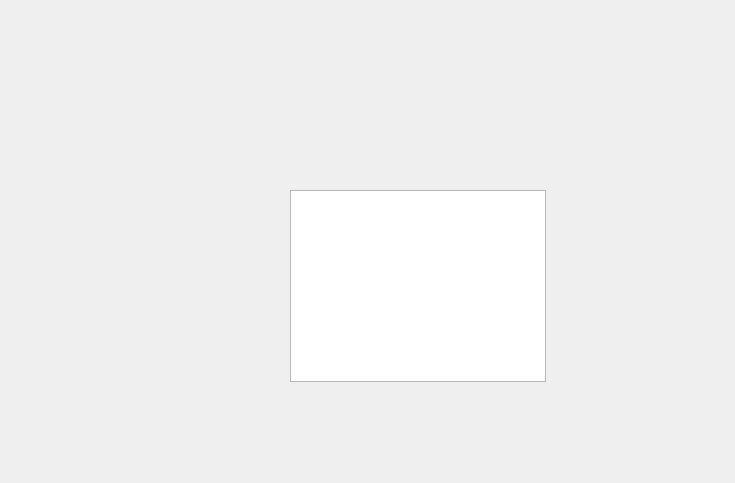
<?xml version="1.0" encoding="UTF-8"?>
<ui version="4.0">
 <class>keyTest</class>
 <widget class="QWidget" name="keyTest">
  <property name="geometry">
   <rect>
    <x>0</x>
    <y>0</y>
    <width>735</width>
    <height>483</height>
   </rect>
  </property>
  <property name="windowTitle">
   <string>Form</string>
  </property>
  <widget class="QTextBrowser" name="textBrowser">
   <property name="geometry">
    <rect>
     <x>290</x>
     <y>190</y>
     <width>256</width>
     <height>192</height>
    </rect>
   </property>
  </widget>
 </widget>
 <resources/>
 <connections/>
</ui>
